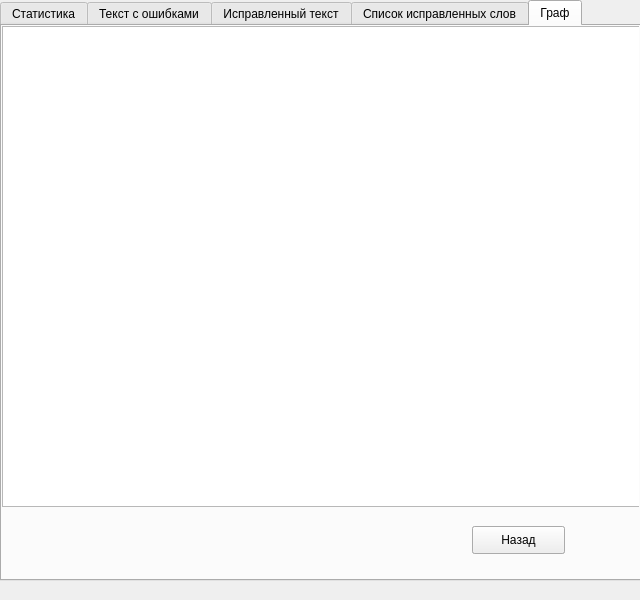
<?xml version="1.0" encoding="UTF-8"?>
<ui version="4.0">
 <class>TabPage</class>
 <widget class="QWidget" name="TabPage">
  <property name="geometry">
   <rect>
    <x>0</x>
    <y>0</y>
    <width>640</width>
    <height>600</height>
   </rect>
  </property>
  <property name="windowTitle">
   <string>Form</string>
  </property>
  <widget class="QTabWidget" name="tabWorkResultsWidget">
   <property name="geometry">
    <rect>
     <x>0</x>
     <y>0</y>
     <width>641</width>
     <height>581</height>
    </rect>
   </property>
   <property name="minimumSize">
    <size>
     <width>600</width>
     <height>581</height>
    </size>
   </property>
   <property name="maximumSize">
    <size>
     <width>731</width>
     <height>581</height>
    </size>
   </property>
   <property name="sizeIncrement">
    <size>
     <width>0</width>
     <height>0</height>
    </size>
   </property>
   <property name="currentIndex">
    <number>4</number>
   </property>
   <widget class="QWidget" name="tabStat">
    <attribute name="title">
     <string>Статистика</string>
    </attribute>
    <widget class="QPlainTextEdit" name="plainTextEdit">
     <property name="geometry">
      <rect>
       <x>-7</x>
       <y>-4</y>
       <width>731</width>
       <height>521</height>
      </rect>
     </property>
     <property name="readOnly">
      <bool>true</bool>
     </property>
     <property name="centerOnScroll">
      <bool>false</bool>
     </property>
    </widget>
   </widget>
   <widget class="QWidget" name="initialTextTab">
    <attribute name="title">
     <string>Текст с ошибками</string>
    </attribute>
    <widget class="QPlainTextEdit" name="plainTextEdit_2">
     <property name="geometry">
      <rect>
       <x>0</x>
       <y>0</y>
       <width>731</width>
       <height>531</height>
      </rect>
     </property>
     <property name="readOnly">
      <bool>true</bool>
     </property>
    </widget>
    <widget class="QListView" name="listView">
     <property name="geometry">
      <rect>
       <x>200</x>
       <y>541</y>
       <width>141</width>
       <height>41</height>
      </rect>
     </property>
    </widget>
   </widget>
   <widget class="QWidget" name="correctedTextTab">
    <attribute name="title">
     <string>Исправленный текст</string>
    </attribute>
    <widget class="QPlainTextEdit" name="plainTextEdit_3">
     <property name="geometry">
      <rect>
       <x>0</x>
       <y>0</y>
       <width>731</width>
       <height>521</height>
      </rect>
     </property>
     <property name="readOnly">
      <bool>true</bool>
     </property>
    </widget>
   </widget>
   <widget class="QWidget" name="correctedWordsTab">
    <attribute name="title">
     <string>Список исправленных слов</string>
    </attribute>
    <widget class="QPlainTextEdit" name="plainTextEdit_4">
     <property name="geometry">
      <rect>
       <x>0</x>
       <y>0</y>
       <width>731</width>
       <height>521</height>
      </rect>
     </property>
     <property name="readOnly">
      <bool>true</bool>
     </property>
    </widget>
   </widget>
   <widget class="QWidget" name="graphTab">
    <attribute name="title">
     <string>Граф</string>
    </attribute>
    <widget class="QPushButton" name="pushButton_2">
     <property name="geometry">
      <rect>
       <x>470</x>
       <y>500</y>
       <width>93</width>
       <height>28</height>
      </rect>
     </property>
     <property name="text">
      <string>Назад</string>
     </property>
    </widget>
    <widget class="QPlainTextEdit" name="plainTextEdit_5">
     <property name="geometry">
      <rect>
       <x>0</x>
       <y>0</y>
       <width>641</width>
       <height>481</height>
      </rect>
     </property>
     <property name="readOnly">
      <bool>true</bool>
     </property>
    </widget>
    <widget class="QPlainTextEdit" name="plainTextEdit_6">
     <property name="geometry">
      <rect>
       <x>0</x>
       <y>0</y>
       <width>641</width>
       <height>481</height>
      </rect>
     </property>
     <property name="readOnly">
      <bool>true</bool>
     </property>
    </widget>
    <widget class="QPushButton" name="pushButton_4">
     <property name="geometry">
      <rect>
       <x>470</x>
       <y>500</y>
       <width>93</width>
       <height>28</height>
      </rect>
     </property>
     <property name="text">
      <string>Назад</string>
     </property>
    </widget>
   </widget>
  </widget>
 </widget>
 <resources/>
 <connections/>
</ui>
